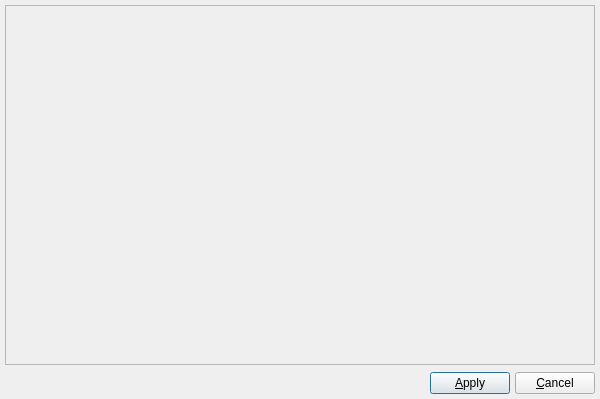
<?xml version="1.0" encoding="UTF-8"?>
<ui version="4.0">
 <class>BaseForm</class>
 <widget class="QDialog" name="BaseForm">
  <property name="windowModality">
   <enum>Qt::WindowModality::ApplicationModal</enum>
  </property>
  <property name="geometry">
   <rect>
    <x>0</x>
    <y>0</y>
    <width>600</width>
    <height>399</height>
   </rect>
  </property>
  <property name="minimumSize">
   <size>
    <width>200</width>
    <height>65</height>
   </size>
  </property>
  <property name="windowTitle">
   <string>Dialog</string>
  </property>
  <property name="windowIcon">
   <iconset resource="../../../priv-plugins/res/logoicons.qrc">
    <normaloff>:/icons/icons/pgmodeler_logo.png</normaloff>:/icons/icons/pgmodeler_logo.png</iconset>
  </property>
  <layout class="QGridLayout" name="gridLayout_2">
   <property name="leftMargin">
    <number>5</number>
   </property>
   <property name="topMargin">
    <number>5</number>
   </property>
   <property name="rightMargin">
    <number>5</number>
   </property>
   <property name="bottomMargin">
    <number>5</number>
   </property>
   <property name="spacing">
    <number>5</number>
   </property>
   <item row="1" column="0">
    <widget class="QWidget" name="buttons_wgt" native="true">
     <property name="autoFillBackground">
      <bool>false</bool>
     </property>
     <property name="styleSheet">
      <string notr="true"/>
     </property>
     <layout class="QGridLayout" name="gridLayout">
      <property name="leftMargin">
       <number>0</number>
      </property>
      <property name="topMargin">
       <number>2</number>
      </property>
      <property name="rightMargin">
       <number>0</number>
      </property>
      <property name="bottomMargin">
       <number>0</number>
      </property>
      <item row="0" column="0">
       <layout class="QGridLayout" name="buttons_lt">
        <property name="leftMargin">
         <number>0</number>
        </property>
        <property name="topMargin">
         <number>0</number>
        </property>
        <property name="rightMargin">
         <number>0</number>
        </property>
        <property name="bottomMargin">
         <number>0</number>
        </property>
        <property name="spacing">
         <number>5</number>
        </property>
        <item row="0" column="0">
         <widget class="QLabel" name="pgmodeler_name_lbl">
          <property name="sizePolicy">
           <sizepolicy hsizetype="Expanding" vsizetype="Fixed">
            <horstretch>0</horstretch>
            <verstretch>0</verstretch>
           </sizepolicy>
          </property>
          <property name="minimumSize">
           <size>
            <width>0</width>
            <height>0</height>
           </size>
          </property>
          <property name="maximumSize">
           <size>
            <width>150</width>
            <height>30</height>
           </size>
          </property>
          <property name="styleSheet">
           <string notr="true"/>
          </property>
          <property name="text">
           <string/>
          </property>
          <property name="textFormat">
           <enum>Qt::TextFormat::PlainText</enum>
          </property>
          <property name="pixmap">
           <pixmap resource="../res/resources.qrc">:/images/images/pgmodeler_name.png</pixmap>
          </property>
          <property name="scaledContents">
           <bool>true</bool>
          </property>
         </widget>
        </item>
        <item row="0" column="2">
         <widget class="QPushButton" name="apply_ok_btn">
          <property name="sizePolicy">
           <sizepolicy hsizetype="Preferred" vsizetype="Preferred">
            <horstretch>0</horstretch>
            <verstretch>0</verstretch>
           </sizepolicy>
          </property>
          <property name="maximumSize">
           <size>
            <width>16777215</width>
            <height>16777215</height>
           </size>
          </property>
          <property name="autoFillBackground">
           <bool>false</bool>
          </property>
          <property name="styleSheet">
           <string notr="true"/>
          </property>
          <property name="text">
           <string>&amp;Apply</string>
          </property>
          <property name="icon">
           <iconset resource="../res/resources.qrc">
            <normaloff>:/icons/icons/confirm.png</normaloff>:/icons/icons/confirm.png</iconset>
          </property>
          <property name="iconSize">
           <size>
            <width>28</width>
            <height>28</height>
           </size>
          </property>
          <property name="autoRepeat">
           <bool>false</bool>
          </property>
          <property name="default">
           <bool>true</bool>
          </property>
         </widget>
        </item>
        <item row="0" column="3">
         <widget class="QPushButton" name="cancel_btn">
          <property name="sizePolicy">
           <sizepolicy hsizetype="Preferred" vsizetype="Preferred">
            <horstretch>0</horstretch>
            <verstretch>0</verstretch>
           </sizepolicy>
          </property>
          <property name="maximumSize">
           <size>
            <width>16777215</width>
            <height>16777215</height>
           </size>
          </property>
          <property name="autoFillBackground">
           <bool>false</bool>
          </property>
          <property name="styleSheet">
           <string notr="true"/>
          </property>
          <property name="text">
           <string>&amp;Cancel</string>
          </property>
          <property name="icon">
           <iconset resource="../res/resources.qrc">
            <normaloff>:/icons/icons/cancel.png</normaloff>:/icons/icons/cancel.png</iconset>
          </property>
          <property name="iconSize">
           <size>
            <width>28</width>
            <height>28</height>
           </size>
          </property>
          <property name="autoRepeat">
           <bool>false</bool>
          </property>
          <property name="flat">
           <bool>false</bool>
          </property>
         </widget>
        </item>
        <item row="0" column="1">
         <spacer name="horizontalSpacer">
          <property name="orientation">
           <enum>Qt::Orientation::Horizontal</enum>
          </property>
          <property name="sizeHint" stdset="0">
           <size>
            <width>40</width>
            <height>20</height>
           </size>
          </property>
         </spacer>
        </item>
       </layout>
      </item>
     </layout>
    </widget>
   </item>
   <item row="0" column="0">
    <widget class="QFrame" name="main_frm">
     <property name="sizePolicy">
      <sizepolicy hsizetype="Expanding" vsizetype="Expanding">
       <horstretch>0</horstretch>
       <verstretch>0</verstretch>
      </sizepolicy>
     </property>
     <property name="frameShape">
      <enum>QFrame::Shape::StyledPanel</enum>
     </property>
     <property name="frameShadow">
      <enum>QFrame::Shadow::Sunken</enum>
     </property>
    </widget>
   </item>
  </layout>
 </widget>
 <resources>
  <include location="../res/resources.qrc"/>
  <include location="../../../priv-plugins/res/logoicons.qrc"/>
 </resources>
 <connections/>
</ui>
